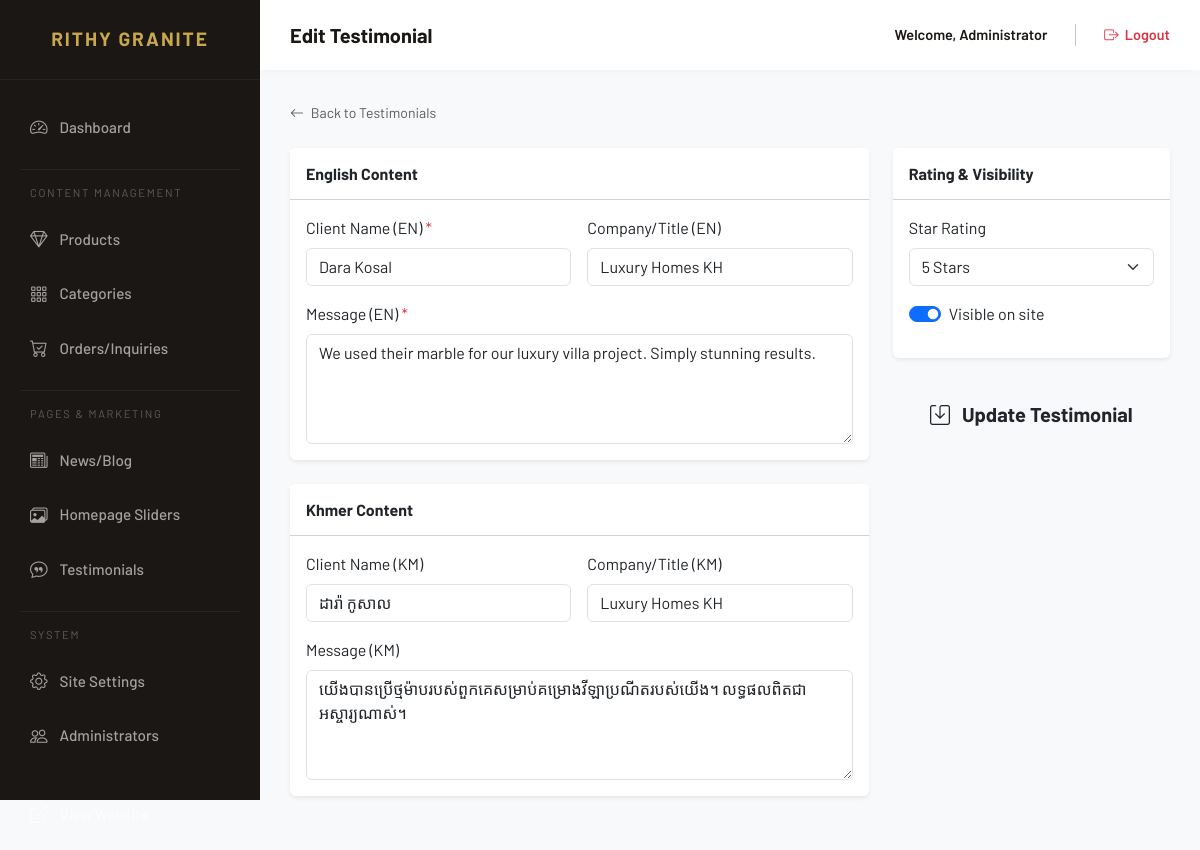
/admin/testimonial-edit.php?id=2 (signed in), run on the app's committed database.
### tables this page shows
CREATE TABLE `testimonials` (
  `id` int(11) NOT NULL,
  `client_name_en` varchar(200) DEFAULT NULL,
  `client_name_km` varchar(200) DEFAULT NULL,
  `company_en` varchar(200) DEFAULT NULL,
  `company_km` varchar(200) DEFAULT NULL,
  `message_en` text DEFAULT NULL,
  `message_km` text DEFAULT NULL,
  `rating` int(11) DEFAULT 5,
  `is_active` tinyint(1) DEFAULT 1,
  `created_at` timestamp NOT NULL DEFAULT current_timestamp()
);

### includes/config.php (called while the page is built, shortened)
<?php
function e($str) {
    return htmlspecialchars($str ?? '', ENT_QUOTES, 'UTF-8');
}

### admin/testimonial-edit.php (the view, shortened to what this page needs)
<?php
require_once 'includes/header.php';
$db = getDB();
$id = (int)($_GET['id'] ?? 0);
$stmt = $db->prepare("SELECT * FROM testimonials WHERE id = ?");
$stmt->execute([$id]);
$t = $stmt->fetch();
?>
<div class="mb-4">
    <a href="testimonials.php" class="text-decoration-none text-muted small">
        <i class="bi bi-arrow-left me-1"></i> Back to Testimonials
    </a>
</div>
<form action="testimonial-edit.php?id=<?= $id ?>" method="POST">
    <div class="row g-4">
        <div class="col-lg-8">
            <div class="card border-0 shadow-sm mb-4">
                <div class="card-header bg-white py-3">
                    <h6 class="mb-0 fw-bold">English Content</h6>
                </div>
                <div class="card-body">
                    <div class="row g-3">
                        <div class="col-md-6">
                            <label class="form-label">Client Name (EN) <span class="text-danger">*</span></label>
                            <input type="text" name="client_name_en" class="form-control" required value="<?= e($t['client_name_en']) ?>">
                        </div>
                        <div class="col-md-6">
                            <label class="form-label">Company/Title (EN)</label>
                            <input type="text" name="company_en" class="form-control" value="<?= e($t['company_en']) ?>">
                        </div>
                        <div class="col-12">
                            <label class="form-label">Message (EN) <span class="text-danger">*</span></label>
                            <textarea name="message_en" rows="4" class="form-control" required><?= e($t['message_en']) ?></textarea>
                        </div>
                    </div>
                </div>
            </div>
            <div class="card border-0 shadow-sm mb-4">
                <div class="card-header bg-white py-3">
                    <h6 class="mb-0 fw-bold">Khmer Content</h6>
                </div>
                <div class="card-body">
                    <div class="row g-3">
                        <div class="col-md-6">
                            <label class="form-label">Client Name (KM)</label>
                            <input type="text" name="client_name_km" class="form-control" value="<?= e($t['client_name_km']) ?>">
                        </div>
                        <div class="col-md-6">
                            <label class="form-label">Company/Title (KM)</label>
                            <input type="text" name="company_km" class="form-control" value="<?= e($t['company_km']) ?>">
                        </div>
                        <div class="col-12">
                            <label class="form-label">Message (KM)</label>
                            <textarea name="message_km" rows="4" class="form-control"><?= e($t['message_km']) ?></textarea>
                        </div>
                    </div>
                </div>
            </div>
        </div>
        <div class="col-lg-4">
            <div class="card border-0 shadow-sm mb-4">
                <div class="card-header bg-white py-3">
                    <h6 class="mb-0 fw-bold">Rating & Visibility</h6>
                </div>
                <div class="card-body">
                    <div class="mb-3">
                        <label class="form-label">Star Rating</label>
                        <select name="rating" class="form-select">
                            <option value="5" <?= $t['rating'] == 5 ? 'selected' : '' ?>>5 Stars</option>
                        </select>
                    </div>
                    <div class="form-check form-switch mb-3">
                        <input class="form-check-input" type="checkbox" name="is_active" id="isActive" <?= $t['is_active'] ? 'checked' : '' ?>>
                        <label class="form-check-label" for="isActive">Visible on site</label>
                    </div>
                </div>
            </div>
            <div class="d-grid">
                <button type="submit" class="btn btn-gold btn-lg py-3 fw-bold">
                    <i class="bi bi-save me-2"></i> Update Testimonial
                </button>
            </div>
        </div>
    </div>
</form>
<?php require_once 'includes/footer.php'; ?>

### admin/includes/header.php (style rules this page uses)
:root { --gold: #C9A84C; --gold-dark: #A07830; --stone-dark: #1A1714; --stone-mid: #2D2520; --sidebar-width: 260px; --bg-body: #f8f9fa; }
body { font-family: 'Barlow', sans-serif; background-color: var(--bg-body); overflow-x: hidden; }

### data on the page
testimonials: client_name_en "Dara Kosal", company_en "Luxury Homes KH", message_en "We used their marble for our luxury villa project. Simply stunning results.", client_name_km "ដារ៉ា កូសាល", company_km "Luxury Homes KH", message_km "យើងបានប្រើថ្មម៉ាបរបស់ពួកគេសម្រាប់គម្រោងវីឡាប្រណីតរបស់យើង។ លទ្ធផលពិតជាអស្ចារ្យណាស់។", rating "5 Stars", is_active "☑"

### other printed values
$pageTitle "Edit Testimonial"
$adminName "Administrator"
